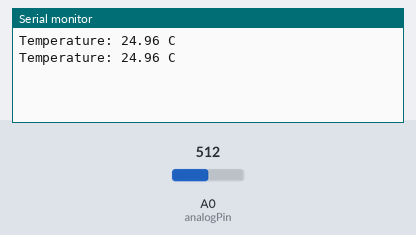
The sketch below on a simulated Arduino Uno, built with avr-gcc and run on an emulated ATmega328P. Parts: the last lines printed to the serial monitor. The test bench sets the inputs (shaded band); at power-on: A0 (analogPin) = 512.

Above: at 1.8 s.
1.9 s: A0 (analogPin) set to 716
At 2.8 s:
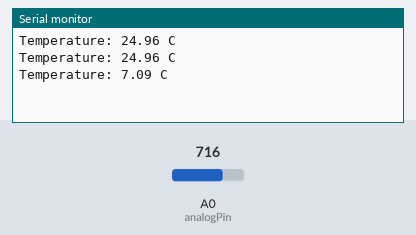
3.4 s: A0 (analogPin) set to 900
At 4.5 s:
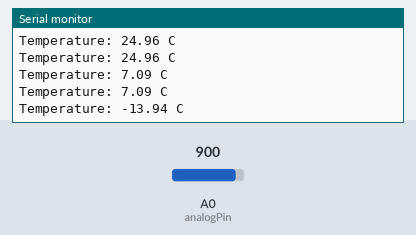
Timing chart, 0 to 6.4 s (numbered marks = the images above; inputs shaded):
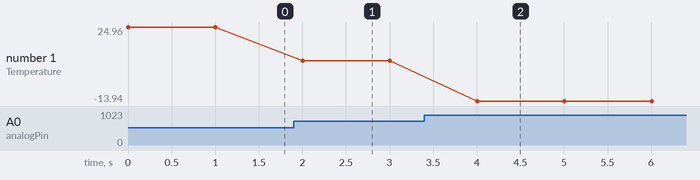

Measured:
- after the input at 1.9 s, the serial monitor: prints a new line after 0.10 s (image 1)
- after the input at 3.4 s, the serial monitor: prints a new line after 0.60 s (image 2)
- plotted number 1: 24.96 → 7.09 after the input at 1.9 s, 7.09 → -13.94 after the input at 3.4 s

The sketch:

ntcs.ino
```cpp
int analogPin = A0;     // 아날로그 입력핀 A0에 연결된 NTCT 센서
float resistance, temperature;  // 저항값, 온도 변수

void setup() {
  Serial.begin(115200);   // 시리얼 통신 초기화
}

void loop() {
  int rawValue = analogRead(analogPin);  // 아날로그 입력핀에서 센서의 저항값 읽기
  resistance = 10000.0 / (1023.0 / rawValue - 1);  // 저항값 계산
  temperature = log(resistance / 10000.0) / 3950.0 + 1.0 / (25.0 + 273.15);  // 온도 계산
  temperature = 1.0 / temperature - 273.15;  // 온도 계산
  Serial.print("Temperature: ");  // 온도 값 시리얼 통신으로 출력
  Serial.print(temperature);
  Serial.println(" C");
  delay(1000);  // 1초 지연
}
```
